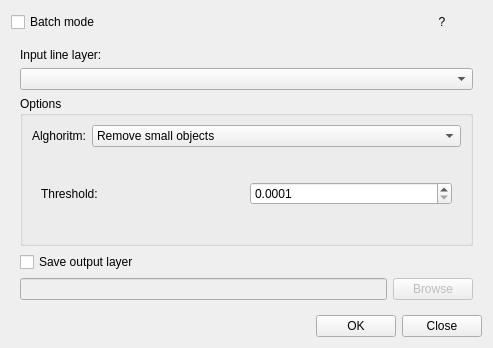
<?xml version="1.0" encoding="UTF-8"?>
<ui version="4.0">
 <class>generalizer</class>
 <widget class="QWidget" name="generalizer">
  <property name="geometry">
   <rect>
    <x>0</x>
    <y>0</y>
    <width>493</width>
    <height>348</height>
   </rect>
  </property>
  <property name="windowTitle">
   <string>Generalizer</string>
  </property>
  <layout class="QGridLayout" name="gridLayout_20">
   <item row="0" column="0">
    <widget class="QCheckBox" name="cbBatch">
     <property name="text">
      <string>Batch mode</string>
     </property>
    </widget>
   </item>
   <item row="0" column="2">
    <widget class="QPushButton" name="bHelp">
     <property name="sizePolicy">
      <sizepolicy hsizetype="Maximum" vsizetype="Fixed">
       <horstretch>0</horstretch>
       <verstretch>0</verstretch>
      </sizepolicy>
     </property>
     <property name="text">
      <string>?</string>
     </property>
     <property name="flat">
      <bool>true</bool>
     </property>
    </widget>
   </item>
   <item row="2" column="1">
    <widget class="QPushButton" name="bOk">
     <property name="sizePolicy">
      <sizepolicy hsizetype="Maximum" vsizetype="Fixed">
       <horstretch>0</horstretch>
       <verstretch>0</verstretch>
      </sizepolicy>
     </property>
     <property name="text">
      <string>OK</string>
     </property>
    </widget>
   </item>
   <item row="2" column="2">
    <widget class="QPushButton" name="bCancel">
     <property name="text">
      <string>Close</string>
     </property>
    </widget>
   </item>
   <item row="1" column="0" colspan="3">
    <widget class="QStackedWidget" name="stackBatch">
     <property name="currentIndex">
      <number>0</number>
     </property>
     <widget class="QWidget" name="page_6">
      <layout class="QGridLayout" name="gridLayout_19">
       <item row="0" column="0">
        <widget class="QLabel" name="label">
         <property name="text">
          <string>Input line layer:</string>
         </property>
         <property name="buddy">
          <cstring>cbInput</cstring>
         </property>
        </widget>
       </item>
       <item row="1" column="0" colspan="2">
        <widget class="QComboBox" name="cbInput"/>
       </item>
       <item row="2" column="0" colspan="2">
        <widget class="QGroupBox" name="groupBox">
         <property name="title">
          <string>Options</string>
         </property>
         <layout class="QGridLayout" name="gridLayout_2">
          <item row="0" column="0">
           <widget class="QLabel" name="label_3">
            <property name="text">
             <string>Alghoritm:</string>
            </property>
           </widget>
          </item>
          <item row="0" column="1">
           <widget class="QComboBox" name="cbAlgorithm">
            <property name="sizePolicy">
             <sizepolicy hsizetype="MinimumExpanding" vsizetype="Fixed">
              <horstretch>0</horstretch>
              <verstretch>0</verstretch>
             </sizepolicy>
            </property>
            <property name="currentIndex">
             <number>1</number>
            </property>
            <item>
             <property name="text">
              <string>-----Generalizing-----</string>
             </property>
            </item>
            <item>
             <property name="text">
              <string>Remove small objects</string>
             </property>
            </item>
            <item>
             <property name="text">
              <string>-----Simplifying-----</string>
             </property>
            </item>
            <item>
             <property name="text">
              <string>Douglas-Peucker Algorithm</string>
             </property>
            </item>
            <item>
             <property name="text">
              <string>Lang Algorithm</string>
             </property>
            </item>
            <item>
             <property name="text">
              <string>Vertex Reduction</string>
             </property>
            </item>
            <item>
             <property name="text">
              <string>-----Smoothing-----</string>
             </property>
            </item>
            <item>
             <property name="text">
              <string>Boyle's Forward-Looking Algorithm</string>
             </property>
            </item>
            <item>
             <property name="text">
              <string>Chaiken's Algorithm</string>
             </property>
            </item>
            <item>
             <property name="text">
              <string>Hermite Spline Interpolation</string>
             </property>
            </item>
            <item>
             <property name="text">
              <string>McMaster's Distance-Weighting Algorithm</string>
             </property>
            </item>
            <item>
             <property name="text">
              <string>McMaster's Sliding Averaging Algorithm</string>
             </property>
            </item>
           </widget>
          </item>
          <item row="1" column="0" colspan="2">
           <widget class="QStackedWidget" name="stackOptions">
            <property name="currentIndex">
             <number>0</number>
            </property>
            <widget class="QWidget" name="page_11">
             <layout class="QGridLayout" name="gridLayout_11">
              <item row="0" column="0">
               <widget class="QLabel" name="label_12">
                <property name="text">
                 <string>Threshold:</string>
                </property>
                <property name="buddy">
                 <cstring>sbRemove_thresh</cstring>
                </property>
               </widget>
              </item>
              <item row="0" column="1">
               <widget class="QDoubleSpinBox" name="sbRemove_thresh">
                <property name="decimals">
                 <number>4</number>
                </property>
                <property name="minimum">
                 <double>0.000100000000000</double>
                </property>
                <property name="maximum">
                 <double>9999999.999900000169873</double>
                </property>
                <property name="value">
                 <double>0.000100000000000</double>
                </property>
               </widget>
              </item>
             </layout>
            </widget>
            <widget class="QWidget" name="page_12">
             <layout class="QGridLayout" name="gridLayout_12">
              <item row="0" column="0">
               <widget class="QLabel" name="label_18">
                <property name="text">
                 <string>Threshold:</string>
                </property>
               </widget>
              </item>
              <item row="0" column="1">
               <widget class="QDoubleSpinBox" name="sbDP_thresh">
                <property name="decimals">
                 <number>4</number>
                </property>
                <property name="minimum">
                 <double>0.000100000000000</double>
                </property>
                <property name="maximum">
                 <double>9999999.999900000169873</double>
                </property>
                <property name="value">
                 <double>0.000100000000000</double>
                </property>
               </widget>
              </item>
             </layout>
            </widget>
            <widget class="QWidget" name="page_13">
             <layout class="QGridLayout" name="gridLayout_3">
              <item row="0" column="0">
               <widget class="QLabel" name="label_13">
                <property name="text">
                 <string>Threshold:</string>
                </property>
               </widget>
              </item>
              <item row="0" column="1">
               <widget class="QDoubleSpinBox" name="sbLang_thresh">
                <property name="decimals">
                 <number>4</number>
                </property>
                <property name="minimum">
                 <double>0.000100000000000</double>
                </property>
                <property name="maximum">
                 <double>9999999.999900000169873</double>
                </property>
                <property name="value">
                 <double>0.000100000000000</double>
                </property>
               </widget>
              </item>
              <item row="1" column="0">
               <widget class="QLabel" name="label_19">
                <property name="text">
                 <string>Looka ahead:</string>
                </property>
               </widget>
              </item>
              <item row="1" column="1">
               <widget class="QSpinBox" name="sbLang_LA">
                <property name="minimum">
                 <number>1</number>
                </property>
                <property name="maximum">
                 <number>9999</number>
                </property>
                <property name="value">
                 <number>8</number>
                </property>
               </widget>
              </item>
             </layout>
            </widget>
            <widget class="QWidget" name="page_14">
             <layout class="QGridLayout" name="gridLayout_14">
              <item row="0" column="0">
               <widget class="QLabel" name="label_20">
                <property name="text">
                 <string>Threshold:</string>
                </property>
               </widget>
              </item>
              <item row="0" column="1">
               <widget class="QDoubleSpinBox" name="sbReduction_thresh">
                <property name="decimals">
                 <number>4</number>
                </property>
                <property name="minimum">
                 <double>0.000100000000000</double>
                </property>
                <property name="maximum">
                 <double>9999999.999900000169873</double>
                </property>
               </widget>
              </item>
             </layout>
            </widget>
            <widget class="QWidget" name="page_15">
             <layout class="QGridLayout" name="gridLayout_15">
              <item row="0" column="0">
               <widget class="QLabel" name="label_21">
                <property name="text">
                 <string>Look ahead:</string>
                </property>
               </widget>
              </item>
              <item row="0" column="1">
               <widget class="QSpinBox" name="sbBoyle_LA">
                <property name="minimum">
                 <number>2</number>
                </property>
                <property name="maximum">
                 <number>999</number>
                </property>
                <property name="value">
                 <number>7</number>
                </property>
               </widget>
              </item>
             </layout>
            </widget>
            <widget class="QWidget" name="page_16">
             <layout class="QGridLayout" name="gridLayout_16">
              <item row="0" column="0">
               <widget class="QLabel" name="label_22">
                <property name="text">
                 <string>Level:</string>
                </property>
               </widget>
              </item>
              <item row="0" column="1">
               <widget class="QSpinBox" name="sbChaiken_level">
                <property name="minimum">
                 <number>1</number>
                </property>
                <property name="maximum">
                 <number>99</number>
                </property>
               </widget>
              </item>
              <item row="1" column="0">
               <widget class="QLabel" name="label_23">
                <property name="text">
                 <string>Weight:</string>
                </property>
               </widget>
              </item>
              <item row="1" column="1">
               <widget class="QDoubleSpinBox" name="sbChaiken_weight">
                <property name="minimum">
                 <double>1.000000000000000</double>
                </property>
                <property name="value">
                 <double>3.000000000000000</double>
                </property>
               </widget>
              </item>
             </layout>
            </widget>
            <widget class="QWidget" name="page">
             <layout class="QGridLayout" name="gridLayout">
              <item row="0" column="0">
               <widget class="QLabel" name="label_2">
                <property name="text">
                 <string>Threshold:</string>
                </property>
               </widget>
              </item>
              <item row="1" column="0">
               <widget class="QLabel" name="label_4">
                <property name="text">
                 <string>Thightness:</string>
                </property>
               </widget>
              </item>
              <item row="1" column="1">
               <widget class="QDoubleSpinBox" name="sbHermite_tightness">
                <property name="value">
                 <double>0.500000000000000</double>
                </property>
               </widget>
              </item>
              <item row="0" column="1">
               <widget class="QDoubleSpinBox" name="sbHermite_steps">
                <property name="decimals">
                 <number>4</number>
                </property>
                <property name="maximum">
                 <double>9999999.999900000169873</double>
                </property>
                <property name="value">
                 <double>0.000100000000000</double>
                </property>
               </widget>
              </item>
             </layout>
            </widget>
            <widget class="QWidget" name="page_17">
             <layout class="QGridLayout" name="gridLayout_17">
              <item row="0" column="0">
               <widget class="QLabel" name="label_24">
                <property name="text">
                 <string>Slide:</string>
                </property>
               </widget>
              </item>
              <item row="0" column="1">
               <widget class="QDoubleSpinBox" name="sbDist_slide">
                <property name="singleStep">
                 <double>0.100000000000000</double>
                </property>
                <property name="value">
                 <double>0.500000000000000</double>
                </property>
               </widget>
              </item>
              <item row="1" column="0">
               <widget class="QLabel" name="label_25">
                <property name="text">
                 <string>Look ahead:</string>
                </property>
               </widget>
              </item>
              <item row="1" column="1">
               <widget class="QSpinBox" name="sbDist_LA">
                <property name="minimum">
                 <number>3</number>
                </property>
                <property name="maximum">
                 <number>999</number>
                </property>
                <property name="singleStep">
                 <number>2</number>
                </property>
                <property name="value">
                 <number>7</number>
                </property>
               </widget>
              </item>
             </layout>
            </widget>
            <widget class="QWidget" name="page_18">
             <layout class="QGridLayout" name="gridLayout_18">
              <item row="0" column="0">
               <widget class="QLabel" name="label_26">
                <property name="text">
                 <string>Slide:</string>
                </property>
               </widget>
              </item>
              <item row="0" column="1">
               <widget class="QDoubleSpinBox" name="sbSlide_slide">
                <property name="singleStep">
                 <double>0.100000000000000</double>
                </property>
                <property name="value">
                 <double>0.500000000000000</double>
                </property>
               </widget>
              </item>
              <item row="1" column="0">
               <widget class="QLabel" name="label_27">
                <property name="text">
                 <string>Look ahead:</string>
                </property>
               </widget>
              </item>
              <item row="1" column="1">
               <widget class="QSpinBox" name="sbSlide_LA">
                <property name="minimum">
                 <number>3</number>
                </property>
                <property name="maximum">
                 <number>999</number>
                </property>
                <property name="singleStep">
                 <number>2</number>
                </property>
                <property name="value">
                 <number>7</number>
                </property>
               </widget>
              </item>
             </layout>
            </widget>
           </widget>
          </item>
         </layout>
        </widget>
       </item>
       <item row="4" column="0">
        <widget class="QLineEdit" name="eOutput">
         <property name="enabled">
          <bool>false</bool>
         </property>
        </widget>
       </item>
       <item row="4" column="1">
        <widget class="QPushButton" name="bBrowse">
         <property name="enabled">
          <bool>false</bool>
         </property>
         <property name="text">
          <string>Browse</string>
         </property>
        </widget>
       </item>
       <item row="3" column="0">
        <widget class="QCheckBox" name="cbOutFile">
         <property name="text">
          <string>Save output layer</string>
         </property>
        </widget>
       </item>
      </layout>
     </widget>
     <widget class="QWidget" name="page_10">
      <layout class="QGridLayout" name="gridLayout_21">
       <item row="1" column="0">
        <widget class="QListWidget" name="lstLayers">
         <property name="sizePolicy">
          <sizepolicy hsizetype="Expanding" vsizetype="Expanding">
           <horstretch>0</horstretch>
           <verstretch>0</verstretch>
          </sizepolicy>
         </property>
        </widget>
       </item>
       <item row="3" column="0" rowspan="3">
        <widget class="QTableWidget" name="tblBatchAlg">
         <property name="sizePolicy">
          <sizepolicy hsizetype="Expanding" vsizetype="Expanding">
           <horstretch>0</horstretch>
           <verstretch>0</verstretch>
          </sizepolicy>
         </property>
         <column>
          <property name="text">
           <string>Algorithm</string>
          </property>
         </column>
         <column>
          <property name="text">
           <string>Parameter 1</string>
          </property>
         </column>
         <column>
          <property name="text">
           <string>Parameter 2</string>
          </property>
         </column>
        </widget>
       </item>
       <item row="3" column="1">
        <widget class="QPushButton" name="bAddAlg">
         <property name="text">
          <string>Add</string>
         </property>
        </widget>
       </item>
       <item row="4" column="1">
        <widget class="QPushButton" name="bDelAlg">
         <property name="text">
          <string>Delete</string>
         </property>
        </widget>
       </item>
       <item row="5" column="1">
        <widget class="QPushButton" name="bEditAlg">
         <property name="text">
          <string>Edit</string>
         </property>
        </widget>
       </item>
       <item row="7" column="0">
        <widget class="QLineEdit" name="eDir">
         <property name="enabled">
          <bool>false</bool>
         </property>
        </widget>
       </item>
       <item row="7" column="1">
        <widget class="QPushButton" name="bBrowseDir">
         <property name="enabled">
          <bool>false</bool>
         </property>
         <property name="text">
          <string>Browse</string>
         </property>
        </widget>
       </item>
       <item row="6" column="0">
        <widget class="QCheckBox" name="cbOutDir">
         <property name="text">
          <string>Save output layer(s) to folder</string>
         </property>
        </widget>
       </item>
       <item row="2" column="0">
        <widget class="QLabel" name="label_5">
         <property name="text">
          <string>Algorithm(s)</string>
         </property>
        </widget>
       </item>
       <item row="0" column="0">
        <widget class="QLabel" name="label_6">
         <property name="text">
          <string>Choose layer(s)</string>
         </property>
        </widget>
       </item>
      </layout>
     </widget>
    </widget>
   </item>
  </layout>
 </widget>
 <tabstops>
  <tabstop>cbBatch</tabstop>
  <tabstop>cbInput</tabstop>
  <tabstop>cbAlgorithm</tabstop>
  <tabstop>sbRemove_thresh</tabstop>
  <tabstop>cbOutFile</tabstop>
  <tabstop>eOutput</tabstop>
  <tabstop>bBrowse</tabstop>
  <tabstop>bOk</tabstop>
  <tabstop>bCancel</tabstop>
  <tabstop>sbLang_LA</tabstop>
  <tabstop>sbReduction_thresh</tabstop>
  <tabstop>sbBoyle_LA</tabstop>
  <tabstop>sbChaiken_level</tabstop>
  <tabstop>sbChaiken_weight</tabstop>
  <tabstop>sbHermite_steps</tabstop>
  <tabstop>sbHermite_tightness</tabstop>
  <tabstop>sbDist_slide</tabstop>
  <tabstop>sbDist_LA</tabstop>
  <tabstop>sbSlide_slide</tabstop>
  <tabstop>sbSlide_LA</tabstop>
  <tabstop>bHelp</tabstop>
  <tabstop>sbLang_thresh</tabstop>
  <tabstop>sbDP_thresh</tabstop>
  <tabstop>lstLayers</tabstop>
  <tabstop>tblBatchAlg</tabstop>
  <tabstop>bAddAlg</tabstop>
  <tabstop>bDelAlg</tabstop>
  <tabstop>bEditAlg</tabstop>
  <tabstop>eDir</tabstop>
  <tabstop>bBrowseDir</tabstop>
  <tabstop>cbOutDir</tabstop>
 </tabstops>
 <resources/>
 <connections>
  <connection>
   <sender>bCancel</sender>
   <signal>clicked()</signal>
   <receiver>generalizer</receiver>
   <slot>close()</slot>
   <hints>
    <hint type="sourcelabel">
     <x>328</x>
     <y>234</y>
    </hint>
    <hint type="destinationlabel">
     <x>202</x>
     <y>210</y>
    </hint>
   </hints>
  </connection>
 </connections>
</ui>
